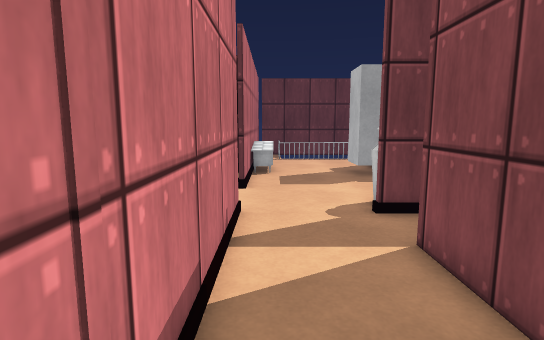
[1] (above)

23 first-person views from a walk through a Unity game level. The camera is 1.2 m above the floor, tilts 8° down and sees 80° across. The floor is counted in squares, 0.5 m on a side. Each view is taken from the middle of a square. On the plan, view 1 faces up. The plan holds only what a view shows up to about 20 squares ahead; the rest is blank. The player character is not drawn. Surface patterns are stand-ins for the level's own textures.

[2]
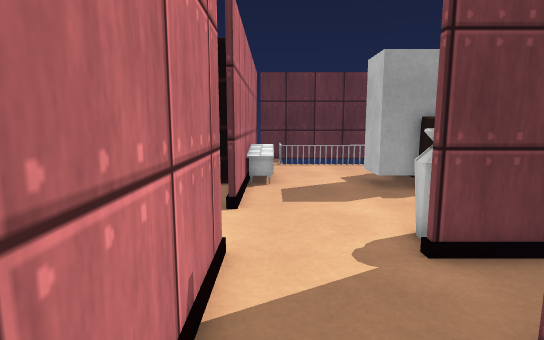

[3]
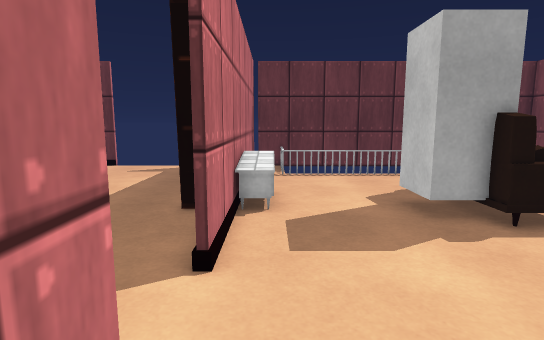

[4]
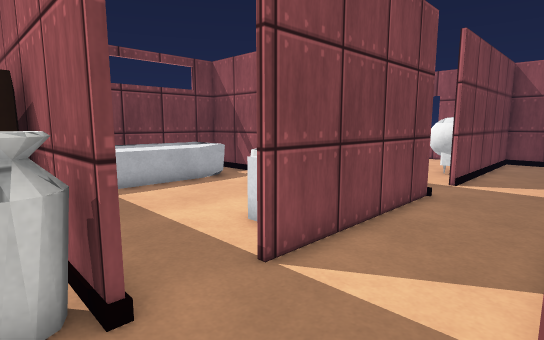

[5]
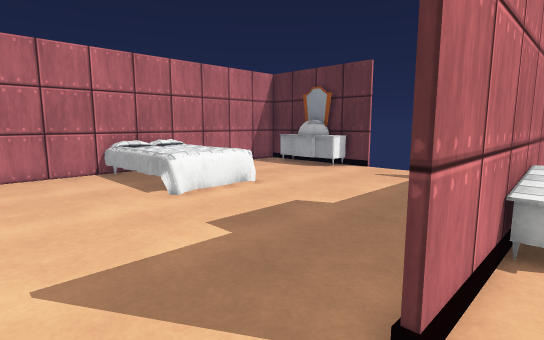

[6]
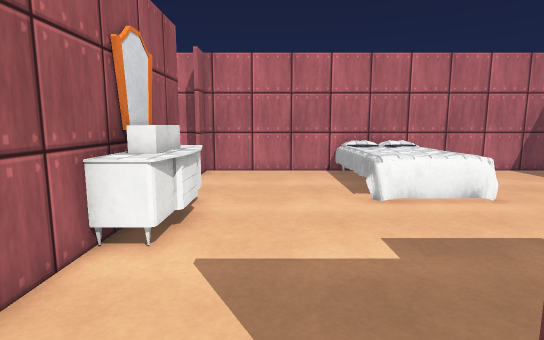

[7]
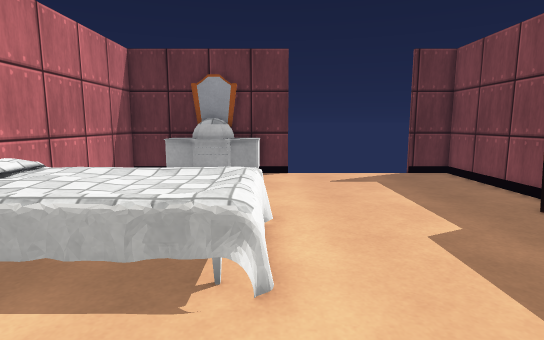

[8]
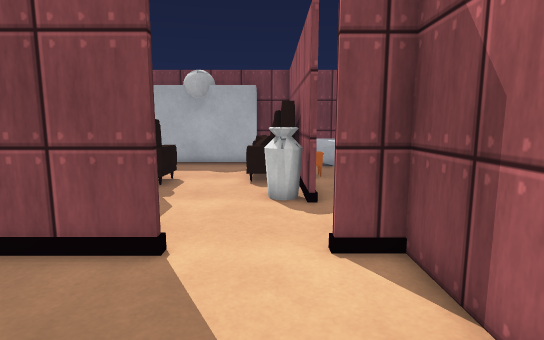

[9]
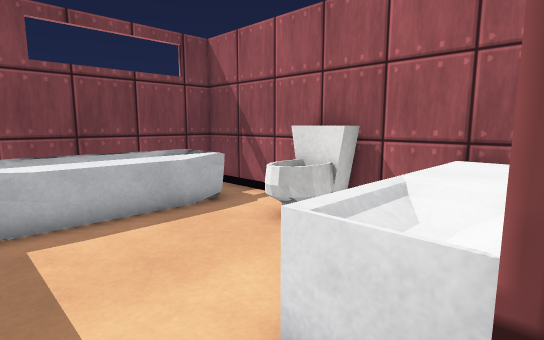

[10]
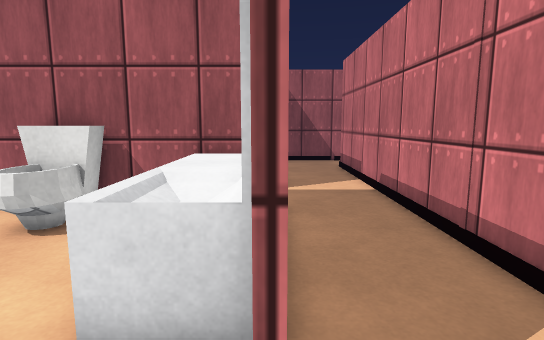

[11]
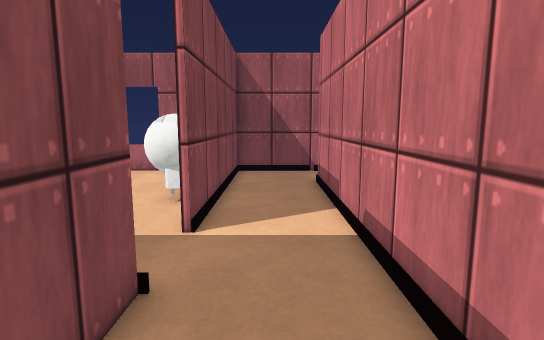

[12]
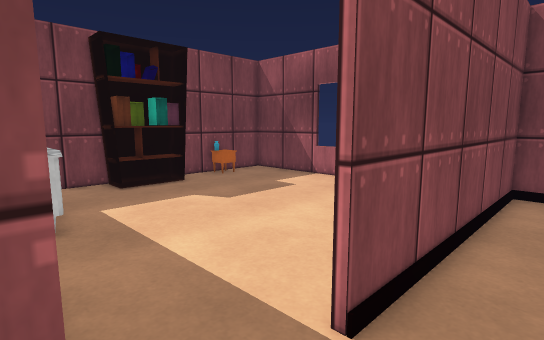

[13]
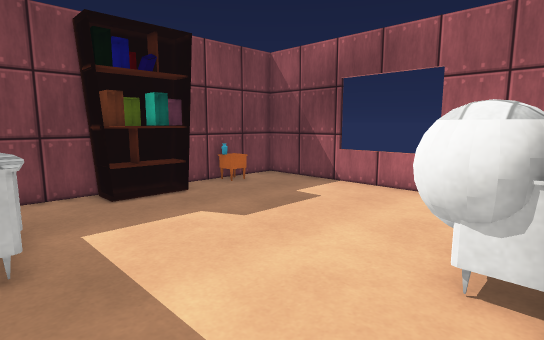

[14]
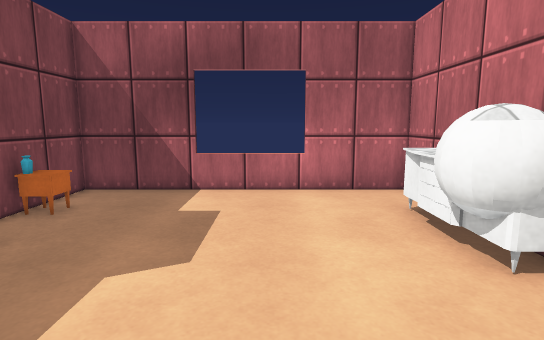

[15]
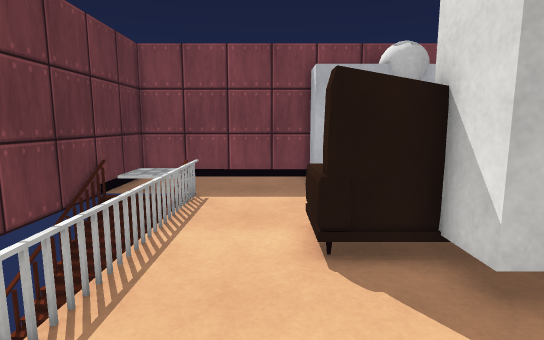

[16]
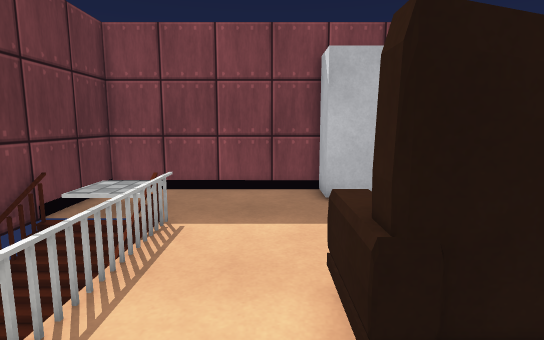

[17]
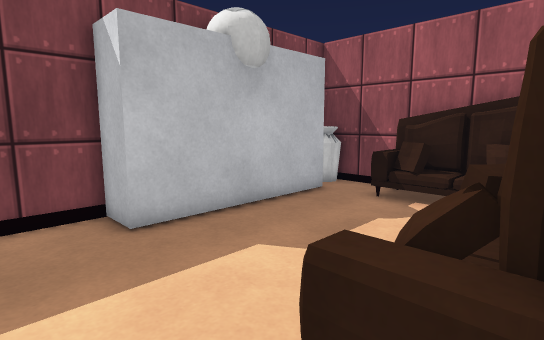

[18]
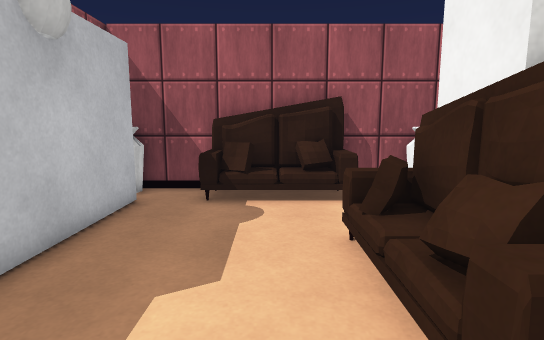

[19]
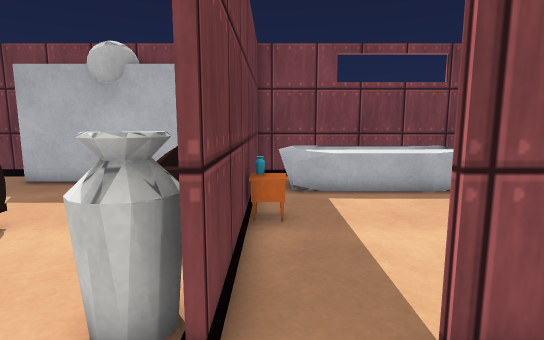

[20]
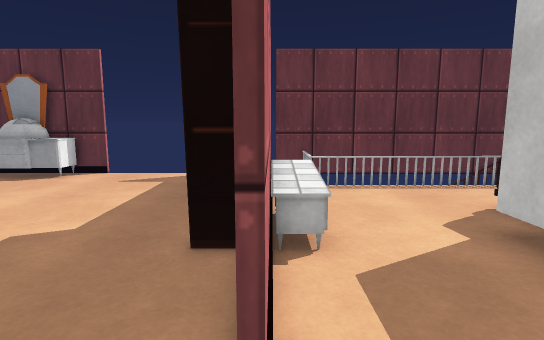

[21]
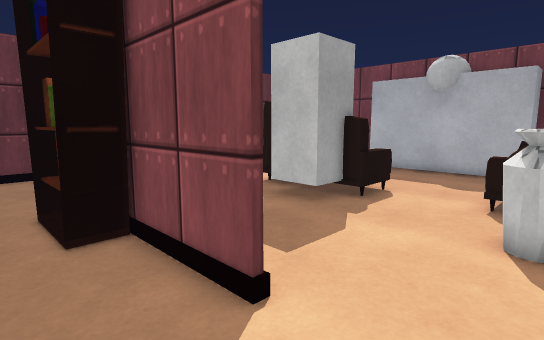

[22]
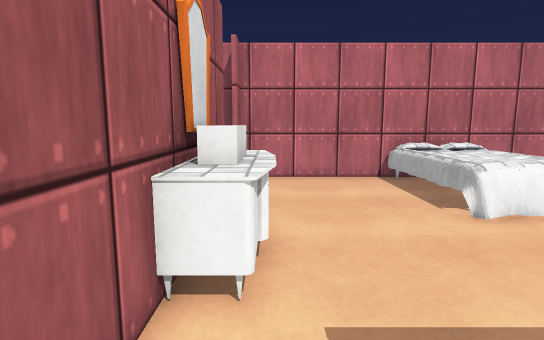

[23]
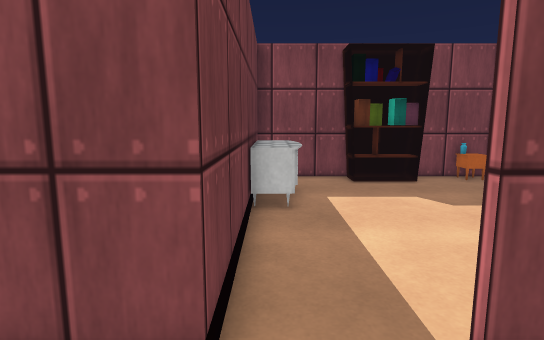

### Floor plan
Key: @ floor where view 1 was taken; # wall or solid block; x gap in a wall; . main floor; : floor 0.25 m higher than the main floor; / step, stairs or slope; = window, fence, low wall or low ledge; ^ raised ledge; B block; O other object.
Columns run from 17 left of view 1 to 15 right of it. Each row starts with its distance up from view 1.
 26 ####O###x     x###    ###########
 25 #.^OO#^.........#       ////....#
 24 #..====.........#.       ///....#
 23 #...............#x#######====...#
 22 #...............#.......     ...#
 21 #  .............#...............#
 20 #   ............#...............#
 19 #    .........###^.... #==......#
 18 #^^^^^^=...... ##^.... #=#....###
 17 #^^^^^^=...... ##^...BB##.....#
 16 #^^^^^^=......###^...B #=.....#
 15 #^^^^^^^........#....BB#=.....#
 14 #=======........#......===....#
 13 #...............#.............#
 12 #.............................#
 11 #......................=^==O=.##
 10 #...................##.=#==#=..##
  9 #......^^^^^........#############
  8 ##.... ^^^^^ ...#........O=..==.#
  7 ##   ############...........====#
  6 #               #...#.......== =#
  5                 #...#^......=: =#
  4                 #...#^^.....== =#
  3                 #...#^^.....== =#
  2                 #...#^^ .=..== =#
  1                 #...#^^ .==.==O=#
  0                 #@..#^^  =O..==##
 -1                 #...#############
 -2                 #.........^^^^^.#
 -3                 #..........^^^^.#
 -4                 #...............#
 -5                 #...#..........##
 -6                 #...# .........##
 -7                 #...#OO........##
 -8                 #...#OO........##
 -9                 #...#O=.........#
-10                 #...#^..........#
-11                 ....#^.........O#
-12                 ....#...........#
-13                 ....#...........#
-14                 #########===#####

Where each view was taken, in squares from view 1:
view 1: 0 up, 0 right, facing up
view 2: 3 up, 0 right, facing up
view 3: 7 up, 0 right, facing up
view 4: 10 up, 1 left, facing down-right
view 5: 9 up, 0 right, facing up-left
view 6: 11 up, 0 right, facing left
view 7: 10 up, 10 left, facing up
view 8: 10 up, 7 left, facing right
view 9: 7 up, 3 right, facing down-right
view 10: 8 up, 3 right, facing down
view 11: 3 up, 1 right, facing down
view 12: 1 down, 1 right, facing down-right
view 13: 2 down, 3 right, facing down-right
view 14: 2 down, 8 right, facing down
view 15: 20 up, 0 right, facing right
view 16: 20 up, 3 right, facing right
view 17: 21 up, 6 right, facing down-right
view 18: 21 up, 9 right, facing down
view 19: 8 up, 0 right, facing right
view 20: 10 up, 1 left, facing up
view 21: 9 up, 4 left, facing up-right
view 22: 9 up, 2 left, facing left
view 23: 2 down, 0 right, facing right
